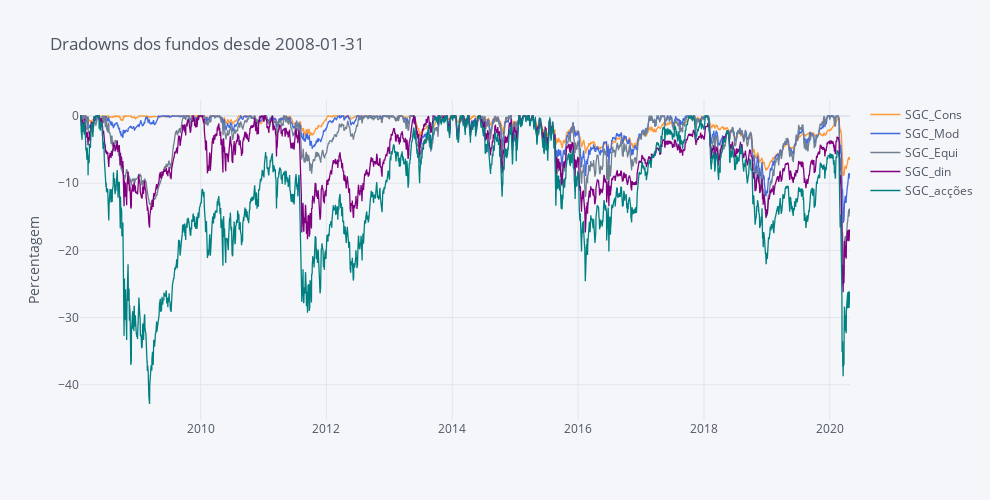

This figure's notebook cell:
### Code cell
DD = compute_drawdowns(fundos)
DD = DD

DD.iplot(title='Dradowns dos fundos desde ' + Begin, yTitle='Percentagem', color=Palette, dimensions=dimensions)

### Figure 1 — Plotly figure (JSON) as saved in the notebook; plotly's stock layout.template omitted (floating-point values rounded to 4 significant figures; data arrays with more than 128 entries replaced by an {"elided": "..."} marker saying what was removed)
{"data": [{"line": {"color": "rgba(255, 153, 51, 1.0)", "dash": "solid", "shape": "linear", "width": 1.3}, "mode": "lines", "name": "SGC_Cons", "text": "", "type": "scatter", "x": {"elided": "3354 str values"}, "y": {"elided": "3354 float values"}}, {"line": {"color": "rgba(65, 105, 225, 1.0)", "dash": "solid", "shape": "linear", "width": 1.3}, "mode": "lines", "name": "SGC_Mod", "text": "", "type": "scatter", "x": {"elided": "3354 str values"}, "y": {"elided": "3354 float values"}}, {"line": {"color": "rgba(112, 128, 144, 1.0)", "dash": "solid", "shape": "linear", "width": 1.3}, "mode": "lines", "name": "SGC_Equi", "text": "", "type": "scatter", "x": {"elided": "3354 str values"}, "y": {"elided": "3354 float values"}}, {"line": {"color": "rgba(128, 0, 128, 1.0)", "dash": "solid", "shape": "linear", "width": 1.3}, "mode": "lines", "name": "SGC_din", "text": "", "type": "scatter", "x": {"elided": "3354 str values"}, "y": {"elided": "3354 float values"}}, {"line": {"color": "rgba(0, 128, 128, 1.0)", "dash": "solid", "shape": "linear", "width": 1.3}, "mode": "lines", "name": "SGC_acções", "text": "", "type": "scatter", "x": {"elided": "3354 str values"}, "y": {"elided": "3354 float values"}}], "layout": {"height": 500, "legend": {"bgcolor": "#F5F6F9", "font": {"color": "#4D5663"}}, "paper_bgcolor": "#F5F6F9", "plot_bgcolor": "#F5F6F9", "title": {"font": {"color": "#4D5663"}, "text": "Dradowns dos fundos desde 2008-01-31"}, "width": 990, "xaxis": {"autorange": true, "gridcolor": "#E1E5ED", "range": ["2008-01-31", "2020-04-28"], "showgrid": true, "tickfont": {"color": "#4D5663"}, "title": {"font": {"color": "#4D5663"}, "text": ""}, "type": "date", "zerolinecolor": "#E1E5ED"}, "yaxis": {"autorange": true, "gridcolor": "#E1E5ED", "range": [-45.25, 2.381], "showgrid": true, "tickfont": {"color": "#4D5663"}, "title": {"font": {"color": "#4D5663"}, "text": "Percentagem"}, "type": "linear", "zerolinecolor": "#E1E5ED"}}}
